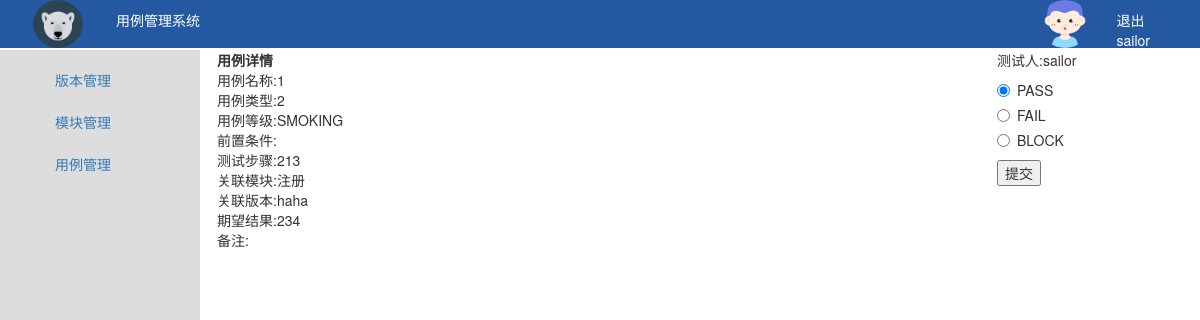
Screenshot of /tcmanage/testcases/9 (signed in) with the database file from the repository.
### tcmanage/models.py (models this page shows, shortened)
class TcCase(models.Model):
	case_name = models.CharField(max_length=50,verbose_name='用例名称')
	styles = (('UI','UI'),('Function','功能'),('Perfermance','性能'),)
	tc_style = models.CharField(verbose_name='用例类型',max_length=20,choices=styles,default='Function')
	levels = (('SMOKING','冒烟'),('LEVEL0','LEVEL0'),('LEVEL1','LEVEL1'),('LEVEL2','LEVEL2'),)
	tc_level = models.CharField(verbose_name='用例等级',max_length=20,choices=levels,default='SMOKING')
	tc_presetting = models.TextField(verbose_name='前置条件',blank=True)
	tc_steps = models.TextField(verbose_name='用例步骤')
	tc_module = models.ForeignKey('TcModule',on_delete=models.DO_NOTHING,related_name='module')
	tc_version = models.ForeignKey('TcVersion',on_delete=models.DO_NOTHING,related_name='version')
	tc_except_result = models.TextField(verbose_name='期望结果')
	results = (('PASS','通过'),('FAIL','失败'),('BLOCK','阻塞'),('NA','无法测试'),('NotTest','未测试'))
	tc_actual_result = models.CharField(verbose_name='实际结果',max_length=20,choices=results,default='NotTest')
	tc_comment = models.TextField(verbose_name='备注显示',blank=True)
	tc_user = models.CharField(verbose_name='分配人',max_length=20)
	create_time = models.DateField(verbose_name='创建时间',auto_now_add=True)
	update_time = models.DateTimeField(verbose_name='更新时间',auto_now=True)
	class Meta:
		ordering = ['-create_time']

class TcModule(models.Model):
	module_name = models.CharField(max_length=20,verbose_name='模块名称',unique=True)
	create_time = models.DateField(verbose_name='创建时间',auto_now_add=True)
	update_time = models.DateTimeField(verbose_name='更新时间',auto_now=True)
	def __str__(self):
		return self.module_name
	class Meta:
		ordering = ['-create_time']

class TcVersion(models.Model):
	version_name = models.CharField(max_length=20,verbose_name='版本名称',unique=True)
	create_time = models.DateField(verbose_name='创建时间',auto_now_add=True)
	update_time = models.DateTimeField(verbose_name='更新时间',auto_now=True)
	def __str__(self):
		return self.version_name
	class Meta:
		ordering = ['-create_time']

### tcmanage/views.py (the view)
	def wrapper(request,*args,**kwargs):
		is_login = request.session.get('is_login',False)
		if is_login:
			return func(request,*args,**kwargs)
		else:
			return redirect(request.GET.get('from', reverse('login')))

### tcmanage/views.py (called while the page is built)
def check_login(func):
	def wrapper(request,*args,**kwargs):
		is_login = request.session.get('is_login',False)
		if is_login:
			return func(request,*args,**kwargs)
		else:
			return redirect(request.GET.get('from', reverse('login')))
	return wrapper

@check_login
def get_case_detail(request,case_id):
	context = {}
	context['username'] = request.user.username
	case_detail = get_object_or_404(TcCase,pk=case_id)
	context['case_detail'] =case_detail
	return render(request,'case_detail.html',context)

### templates/case_detail.html (shortened to what this page needs)
{% extends 'base.html' %}
{% block content %}
	<div class="container">
		<div class="row">
			<div class="col-md-8">
				<table>
				<th>用例详情</th>
				<tbody>
				<tr>
					<td>用例名称:</td>
					<td>{{case_detail.case_name}}</td>
				</tr>
				<tr>
					<td>用例类型:</td>
					<td>{{case_detail.tc_style}}</td>
				</tr>
				<tr>
					<td>用例等级:</td>
					<td>{{case_detail.tc_level}}</td>
				</tr>
				<tr>
					<td colspan="5">前置条件:</td>
				</tr>
				<tr>
					<td>测试步骤:</td>
					<td>{{case_detail.tc_steps}}</td>
				</tr>
				<tr>
					<td>关联模块:</td>
					<td>{{case_detail.tc_module}}</td>
				</tr>
				<tr>
					<td>关联版本:</td>
					<td>{{case_detail.tc_version}}</td>
				</tr>
				<tr>
					<td>期望结果:</td>
					<td>{{case_detail.tc_except_result}}</td>
				</tr>
				<tr>
					<td>备注:</td>
					<td>{{case_detail.tc_comment}}</td>
				</tr>
				</tbody>
			</div>
		</div>
		<div class="col-md-4">
			<div>
				测试人:{{ case_detail.tc_user }}
			</div>
			<div>
				{% if case_detail.tc_actual_result == 'PASS' %}
				测试结果
			    <p class="green"> {{case_detail.tc_actual_result}} </p>
			    {% elif case_detail.tc_actual_result == 'FAIL' %}
			    测试结果
			    <p class="red"> {{case_detail.tc_actual_result}} </p>
			    {% else %}
			    <form method="POST" action="{% url 'commit_result' %}">
			    <div class="radio">
				  <label>
				    <input type="radio" name="resultradio" id="PASS" value="PASS" checked>
				    PASS
				  </label>
				</div>
				<div class="radio">
				  <label>
				    <input type="radio" name="resultradio" id="FAIL" value="FAIL">
				    FAIL
				  </label>
				</div>
				<div class="radio">
				  <label>
				    <input type="radio" name="resultradio" id="BLOCK" value="BLOCK">
				   	BLOCK
				  </label>
				</div>
				<input type="submit" value="提交">
				</form>
			    {% endif %}
	    	</div>
		</div>
	</div>
{% endblock %}

### templates/base.html (shortened to what this page needs)
{% load static %}
<!DOCTYPE html>
<html lang="en">
<head>
		<link rel="stylesheet" type="text/css" href="{% static 'bootstrap-3.3.7/css/bootstrap.min.css'%}">
		<link rel="stylesheet" type="text/css" href="{% static 'bootstrap-3.3.7/js/bootstrap.min.js' %}">
		<link rel="stylesheet" href="{% static 'mycss/common.css' %}">
</head>
<body>
	<div class="pg_header">
		<div class="logo left">
			<a href="#">
				<img src="{% static 'images/logo.png' %}" alt="">
			</a>
			<span>用例管理系统</span>
		</div>
		<div class="person_info right">
            <img class="dropdown" src="{% static 'images/user.png' %}">
            <span>
            	<a href="{% url 'log_out' %}" style="color: white;">退出</a><br>
            	{{ username }}
            </span>
        </div>
	</div>
	<div class="pg_content">
	    <div class="menu">
		    <ul class="nav nav-stacked nav-pills" style="padding-left: 40px; padding-top: 10px;">
				<li role="presentation">
					<a href="{% url 'versions' %}">版本管理</a>
				</li>
				<li role="presentation">
					<a href="{% url 'models' %}">模块管理</a>
				</li>
				<li role="presentation">
					<a href="{% url 'testcases' %}">用例管理</a>
				</li>
		    </ul>
	    </div>
	    <div class="content">
		{% block content %}
		{% endblock %}
	    </div>
	</div>
    <div class="pg_footer">
		<p>CopyRight</p>
    </div>
</body>
</html>

### static/mycss/common.css (style rules this page uses)
html,body { height: 100%; }
body { margin: 0 auto; }
.pg_header { position: fixed; top: 0; height: 48px; width: 100%; background-color: #2459a2; color: white; }
.pg_content .menu { position: absolute; top: 50px; left: 0; bottom: 0; width: 200px; background-color: #dddddd; }
.pg_content .content { position: absolute; top: 50px; right: 0; bottom: 0; left: 202px; overflow: auto; min-width: 980px; }
.left { float: left; }
.right { float: right; }
.pg_header .logo { height: 48px; width: 200px; text-align: center; color: white; }
.pg_header .logo a img { height: 48px; width: 50px; }
.pg_header .logo span { margin-top: 10px; float: right; }
.pg_header .person_info { position: relative; height: 48px; width: 160px; }
.pg_header .person_info img { border: 0; height: 48px; width: 50px; border-radius: 50%; }
.pg_header .person_info span { margin-top: 10px; float: right; padding-right:50px; }

### rows the page displays
TcCase: case_name "1", tc_style "2", tc_level "SMOKING", tc_steps "213", tc_module "注册", tc_version "haha", tc_except_result "234", tc_user "sailor"

### other values shown
{{ username }} "sailor"
